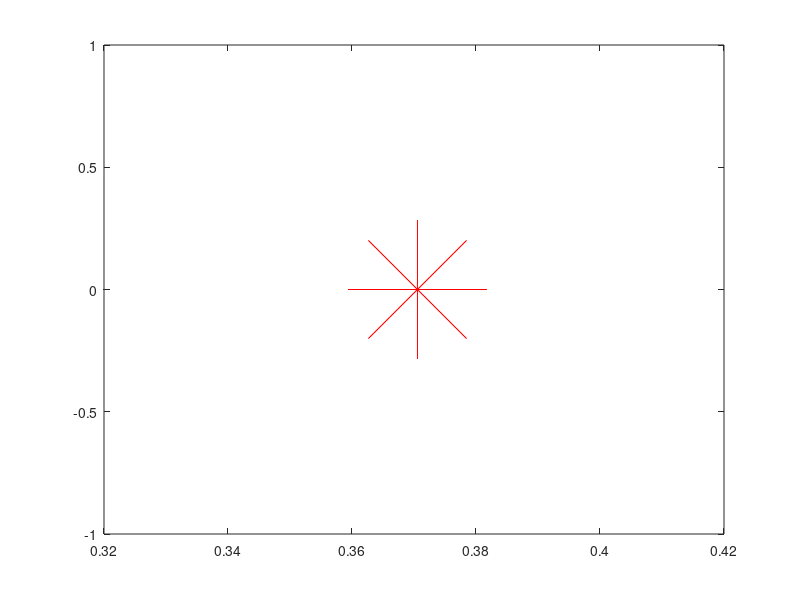

MATLAB code for this plot:
clc
clearvars

f = @(x) (4*exp(-x)*sin(x)-1);          % Function whose roots are desired
a = 0; b = 0.5;                         % Initial guesses
Tol = 0.001;                            % Tolerance 
c = 0;                                  % Counter for the no. of iterations
while abs(b-a)> Tol
    c = c + 1;
    xm = (a*f(b)- b*f(a))/(f(b)-f(a));
    fm = f(xm);                         % Evaluate the function at x = xm
    
 % Print the intermediate results
 fprintf('Iteration: %d\t',c);
 fprintf ('[a,b,xm] = [%.6f, %.6f, %.6f]\n', a,b,xm);
    if f(a)*fm < 0                      % If the root is on the left,
        b = xm ;                        % then set xm as the new b.
    elseif fm * f(b) < 0                % But if the root is on the right,
        a = xm ;                        % then set xm as the new a.
    else
        break;                          % Stop! xm is exactly the root
    end
end
plot(xm,f(xm),'r*', 'Markersize', 100);  % plot the xm points
fprintf ('The root is: %.6f \n', xm);